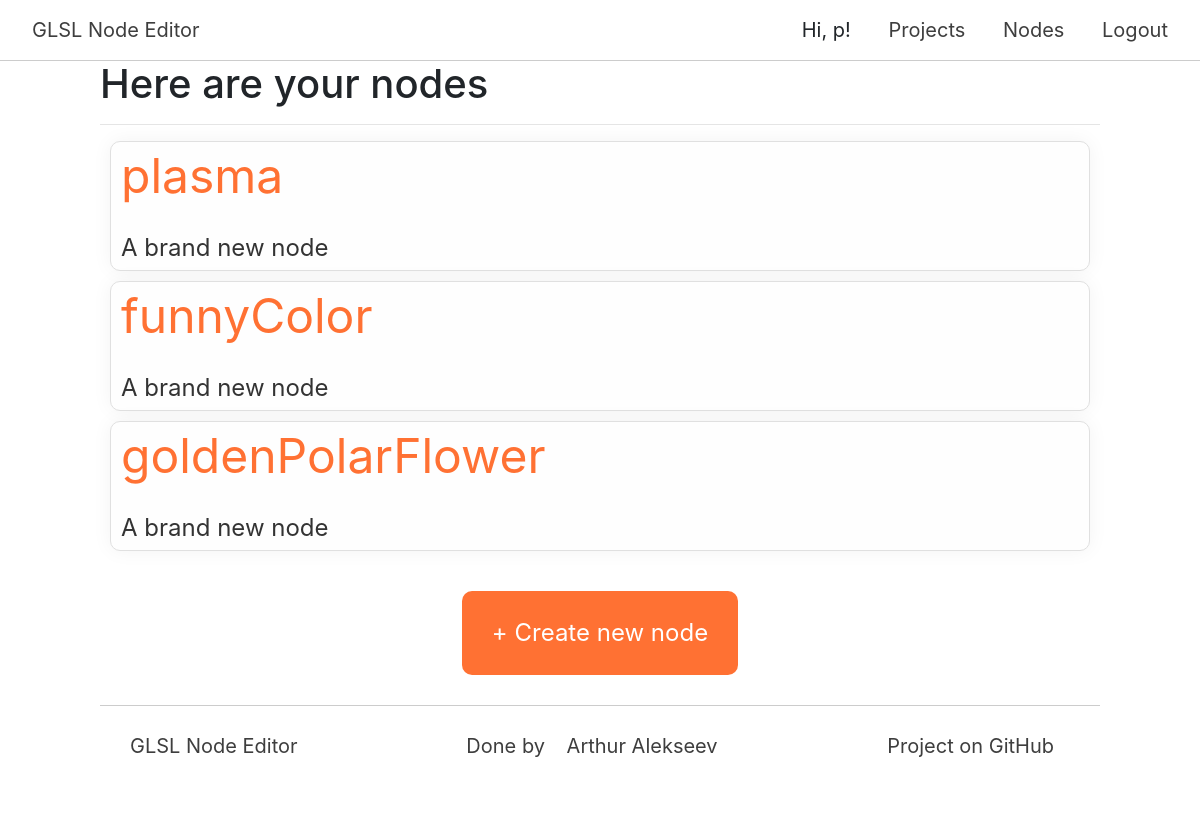
Page /node (signed in) on the committed database.
### db/models/user_model.py (models this page shows, shortened)
class UserModel(SqlAlchemyBase, UserMixin):
    __tablename__ = 'users'
    id = sqlalchemy.Column(sqlalchemy.Integer,
                           primary_key=True, autoincrement=True)
    name = sqlalchemy.Column(sqlalchemy.String(15), unique=True)
    email = sqlalchemy.Column(sqlalchemy.String, unique=True)
    hashed_password = sqlalchemy.Column(sqlalchemy.String)
    create_date = sqlalchemy.Column(sqlalchemy.DateTime, default=datetime.datetime.now)
    used_nodes = sqlalchemy.Column(sqlalchemy.String, default="")
    nodes = orm.relation("NodeModel", back_populates='user')
    projects = orm.relation("ProjectModel", back_populates='user')

### db/models/nodes_model.py (models this page shows)
class NodeModel(SqlAlchemyBase):
    __tablename__ = 'nodes'
    id = sqlalchemy.Column(sqlalchemy.Integer, primary_key=True, autoincrement=True)
    json_code = sqlalchemy.Column(sqlalchemy.String, nullable=True)
    author_id = sqlalchemy.Column(sqlalchemy.Integer, sqlalchemy.ForeignKey("users.id"))
    name = sqlalchemy.Column(sqlalchemy.String, nullable=True)
    description = sqlalchemy.Column(sqlalchemy.String, nullable=True)
    user = orm.relation('UserModel')

### app.py (the view)
@app.route('/node')
@login_required
def nodes_page():
    session = db_session.create_session()
    nodes = session.query(Node).filter(Node.author_id == current_user.id)
    return render_template("nodes.html", nodes=nodes)

### app.py (called while the page is built)
@login_manager.user_loader
def load_user(user_id):
    session = db_session.create_session()
    return session.query(User).get(user_id)

### db/db_session.py (called while the page is built)
def create_session() -> Session:
    global __factory
    return __factory()

### templates/nodes.html
{% extends "base.html" %}
{% block content %}
    <link rel="stylesheet" href="/static/projects/css/projects.css">
    <div class="p-title">
        <h1>
            Here are your nodes
        </h1>
    </div>
    <hr>
    {% for node in nodes %}
        <div class="project" onclick="document.location = '/node/{{ node.id }}'">
            <div class="project-data">
                <span class="project-name">
                    {{ node.name }}
                </span>
                <br>
                <span class="project-description">
                    {{ node.description }}
                </span>
            </div>
        </div>
    {% endfor %}
    <div class="new-project">
        <button id="new-project" onclick="document.location = '/new_node'"> <span class="big-plus">+</span> Create new node </button>
    </div>
{% endblock %}

### templates/base.html (shortened to what this page needs)
<!DOCTYPE html>
<html lang="en">
<head>
    <link rel="stylesheet"
          href="https://stackpath.bootstrapcdn.com/bootstrap/4.4.1/css/bootstrap.min.css"
>
    <link rel="stylesheet" href="/static/base/css/base.css">
</head>
<body>
<div id="page-c">
<header>
    <div class="navbar">
        <div class="title">
            <a href="/"> GLSL Node Editor </a>
        </div>
        <div class="inner-bar">
            {% if current_user.is_authenticated %}
                <a>Hi, {{ current_user.name }}! </a>
                <a href="/project"> Projects </a>
                <a href="/node"> Nodes </a>
                <a href="/logout"> Logout </a>
            {% else %}
                <a href="/login"> Sign in </a>
            {% endif %}
        </div>
    </div>
</header>
<div class="main-content">
    {% block content %} {% endblock %}
<footer>
    <div class="ftr">
        <span>GLSL Node Editor</span>
        <span style="text-align: center">Done by <a href="https://github.com/arthur100500">Arthur Alekseev</a> </span>
        <span style="text-align: end"><a href="https://github.com/arthur100500/glsl-node-editor">Project on GitHub</a></span>
    </div>
</footer>
</div>
</div>
</body>
</html>

### static/base/css/base.css (style rules this page uses)
body { margin: 0; line-height: 1.0; position: relative; }
.navbar { font-family: -apple-system, BlinkMacSystemFont, "Segoe UI", Roboto, "Helvetica Neue", Arial, "Noto Sans", sans-serif, "Apple Color Emoji", "Segoe UI Emoji", "Segoe UI Symbol", "Noto Color Emoji"; display: grid; grid-template-columns: 1fr 3fr; height: 60px; box-shadow: 0 1px 0 rgba(0, 0, 0, 0.2); z-index: 11; position: absolute; width: 100%; background-color: #ffffff; }
.title { text-align: left; }
.inner-bar { text-align: right; }
.main-content { top: 60px; position: relative; height: 100vh; }
a { padding: 14px 16px; margin-top: 10px; text-decoration: none; color: #3e3e3e; font-size: 20px; }
.ftr { border-top: 1px solid rgba(0, 0, 0, 0.2); height: 90px; margin-top: auto; box-sizing: inherit; display: grid; grid-template-columns: 1fr 1fr 1fr; }
.ftr span { margin: 30px; color: #3e3e3e; font-size: 20px; }

### static/projects/css/projects.css (style rules this page uses)
.main-content { width: 1000px; margin: auto; }
.project { margin: 10px; display: grid; grid-template-columns: 250px 1fr; border-radius: 10px; border: 1px solid #e0e0e0; background-color: #fefefe; box-shadow: 0 0 20px rgba(0, 0, 0, 0.05); transition: background-color ease-in-out 60ms; }
.project-data { font-family: -apple-system, BlinkMacSystemFont, "Segoe UI", Roboto, "Helvetica Neue", Arial, "Noto Sans", sans-serif, "Apple Color Emoji", "Segoe UI Emoji", "Segoe UI Symbol", "Noto Color Emoji"; display: inherit; }
.project-name { font-size: 300%; color: #ff7133; margin: 10px; }
.project-description { font-size: 150%; color: #333333; margin: 10px; }
.new-project { text-align: center; }
.new-project button { background-color: #ff7133; margin: auto; margin-top: 30px; margin-bottom: 30px; width: auto; border: none; padding: 30px; border-radius: 10px; color: #ffffff; font-size: 150%; transition: transform ease-in-out 200ms, background-color ease-in-out 200ms; }

### rows in the picture
UserModel: name "p"
NodeModel: name "plasma", description "A brand new node"
NodeModel: name "funnyColor", description "A brand new node"
NodeModel: name "goldenPolarFlower", description "A brand new node"
